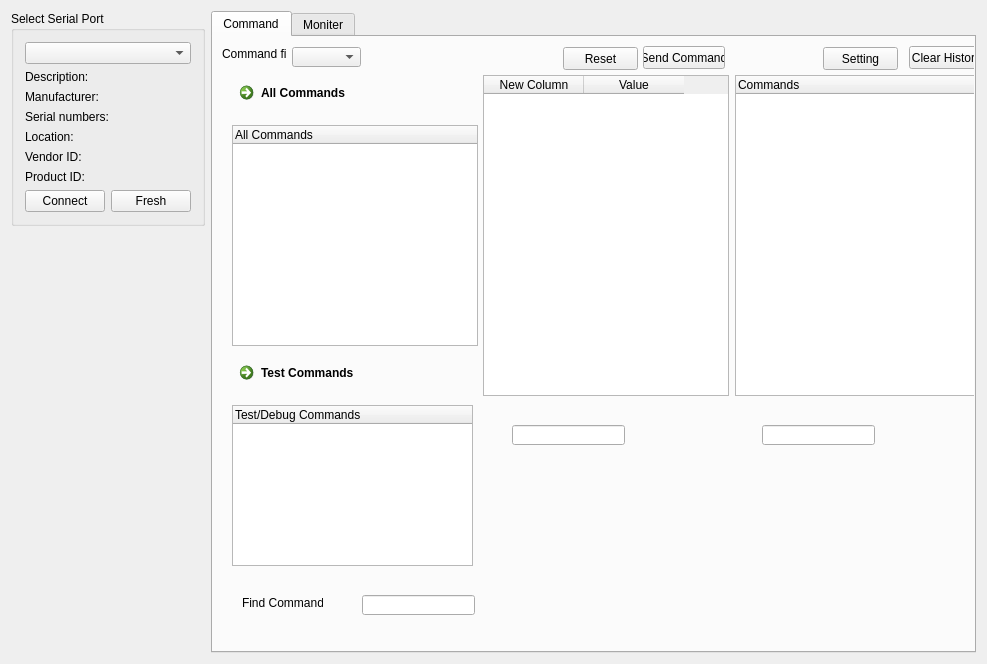
<?xml version="1.0" encoding="UTF-8"?>
<ui version="4.0">
 <class>FLZigbeeMonitor</class>
 <widget class="QWidget" name="FLZigbeeMonitor">
  <property name="geometry">
   <rect>
    <x>0</x>
    <y>0</y>
    <width>987</width>
    <height>664</height>
   </rect>
  </property>
  <property name="windowTitle">
   <string>FLZigbeeMonitor</string>
  </property>
  <layout class="QGridLayout" name="gridLayout_4">
   <item row="0" column="1" rowspan="2">
    <widget class="QTabWidget" name="tabTest">
     <property name="sizePolicy">
      <sizepolicy hsizetype="Expanding" vsizetype="Expanding">
       <horstretch>1</horstretch>
       <verstretch>0</verstretch>
      </sizepolicy>
     </property>
     <property name="currentIndex">
      <number>0</number>
     </property>
     <widget class="QWidget" name="tab">
      <attribute name="title">
       <string>Command</string>
      </attribute>
      <widget class="QWidget" name="widget_contain" native="true">
       <property name="geometry">
        <rect>
         <x>9</x>
         <y>38</y>
         <width>768</width>
         <height>544</height>
        </rect>
       </property>
       <widget class="QTableWidget" name="tableWidget">
        <property name="geometry">
         <rect>
          <x>261</x>
          <y>0</y>
          <width>246</width>
          <height>321</height>
         </rect>
        </property>
        <property name="sizePolicy">
         <sizepolicy hsizetype="Expanding" vsizetype="Expanding">
          <horstretch>0</horstretch>
          <verstretch>0</verstretch>
         </sizepolicy>
        </property>
        <property name="lineWidth">
         <number>3</number>
        </property>
        <property name="showGrid">
         <bool>false</bool>
        </property>
        <attribute name="verticalHeaderVisible">
         <bool>false</bool>
        </attribute>
        <column>
         <property name="text">
          <string>New Column</string>
         </property>
        </column>
        <column>
         <property name="text">
          <string>Value</string>
         </property>
        </column>
       </widget>
       <widget class="QTreeWidget" name="treeWidget">
        <property name="geometry">
         <rect>
          <x>10</x>
          <y>50</y>
          <width>246</width>
          <height>221</height>
         </rect>
        </property>
        <property name="sizeAdjustPolicy">
         <enum>QAbstractScrollArea::AdjustIgnored</enum>
        </property>
        <property name="expandsOnDoubleClick">
         <bool>false</bool>
        </property>
        <column>
         <property name="text">
          <string notr="true">All Commands</string>
         </property>
        </column>
       </widget>
       <widget class="QTreeWidget" name="treeWidget_2">
        <property name="geometry">
         <rect>
          <x>513</x>
          <y>0</y>
          <width>246</width>
          <height>321</height>
         </rect>
        </property>
        <column>
         <property name="text">
          <string>Commands</string>
         </property>
        </column>
       </widget>
       <widget class="QTreeWidget" name="tree_comm_mostused">
        <property name="geometry">
         <rect>
          <x>10</x>
          <y>330</y>
          <width>241</width>
          <height>161</height>
         </rect>
        </property>
        <property name="mouseTracking">
         <bool>true</bool>
        </property>
        <property name="contextMenuPolicy">
         <enum>Qt::CustomContextMenu</enum>
        </property>
        <property name="expandsOnDoubleClick">
         <bool>false</bool>
        </property>
        <column>
         <property name="text">
          <string>Test/Debug Commands</string>
         </property>
        </column>
       </widget>
       <widget class="QLineEdit" name="le_comm">
        <property name="geometry">
         <rect>
          <x>290</x>
          <y>350</y>
          <width>113</width>
          <height>20</height>
         </rect>
        </property>
        <property name="readOnly">
         <bool>true</bool>
        </property>
       </widget>
       <widget class="QLineEdit" name="le_data">
        <property name="geometry">
         <rect>
          <x>540</x>
          <y>350</y>
          <width>113</width>
          <height>20</height>
         </rect>
        </property>
       </widget>
       <widget class="QLabel" name="lb_find">
        <property name="geometry">
         <rect>
          <x>20</x>
          <y>520</y>
          <width>81</width>
          <height>16</height>
         </rect>
        </property>
        <property name="text">
         <string>Find Command</string>
        </property>
       </widget>
       <widget class="QLineEdit" name="le_find">
        <property name="geometry">
         <rect>
          <x>140</x>
          <y>520</y>
          <width>113</width>
          <height>20</height>
         </rect>
        </property>
       </widget>
       <widget class="QCommandLinkButton" name="p_expand_all">
        <property name="geometry">
         <rect>
          <x>10</x>
          <y>0</y>
          <width>185</width>
          <height>41</height>
         </rect>
        </property>
        <property name="styleSheet">
         <string notr="true">border-color: rgb(85, 170, 0);
border-color: rgb(85, 85, 0);</string>
        </property>
        <property name="text">
         <string>All Commands</string>
        </property>
        <property name="icon">
         <iconset resource="firelink.qrc">
          <normaloff>:/firelink/Resources/icons/play-button.png</normaloff>:/firelink/Resources/icons/play-button.png</iconset>
        </property>
       </widget>
       <widget class="QCommandLinkButton" name="pb_eapand_mostly">
        <property name="geometry">
         <rect>
          <x>10</x>
          <y>280</y>
          <width>185</width>
          <height>41</height>
         </rect>
        </property>
        <property name="text">
         <string>Test Commands</string>
        </property>
        <property name="icon">
         <iconset resource="firelink.qrc">
          <normaloff>:/firelink/Resources/icons/play-button.png</normaloff>:/firelink/Resources/icons/play-button.png</iconset>
        </property>
       </widget>
      </widget>
      <widget class="QPushButton" name="pb_clear_history">
       <property name="geometry">
        <rect>
         <x>696</x>
         <y>9</y>
         <width>75</width>
         <height>23</height>
        </rect>
       </property>
       <property name="sizePolicy">
        <sizepolicy hsizetype="Fixed" vsizetype="Fixed">
         <horstretch>0</horstretch>
         <verstretch>0</verstretch>
        </sizepolicy>
       </property>
       <property name="text">
        <string>Clear History</string>
       </property>
      </widget>
      <widget class="QLabel" name="label_2">
       <property name="geometry">
        <rect>
         <x>9</x>
         <y>9</y>
         <width>64</width>
         <height>16</height>
        </rect>
       </property>
       <property name="sizePolicy">
        <sizepolicy hsizetype="Fixed" vsizetype="Preferred">
         <horstretch>0</horstretch>
         <verstretch>0</verstretch>
        </sizepolicy>
       </property>
       <property name="text">
        <string>Command file</string>
       </property>
      </widget>
      <widget class="QComboBox" name="comboBox">
       <property name="geometry">
        <rect>
         <x>79</x>
         <y>10</y>
         <width>69</width>
         <height>20</height>
        </rect>
       </property>
      </widget>
      <widget class="QPushButton" name="pbSend_comm">
       <property name="geometry">
        <rect>
         <x>430</x>
         <y>9</y>
         <width>82</width>
         <height>23</height>
        </rect>
       </property>
       <property name="sizePolicy">
        <sizepolicy hsizetype="Fixed" vsizetype="Fixed">
         <horstretch>0</horstretch>
         <verstretch>0</verstretch>
        </sizepolicy>
       </property>
       <property name="text">
        <string>Send Command</string>
       </property>
      </widget>
      <widget class="QPushButton" name="pb_reset">
       <property name="geometry">
        <rect>
         <x>350</x>
         <y>10</y>
         <width>75</width>
         <height>23</height>
        </rect>
       </property>
       <property name="sizePolicy">
        <sizepolicy hsizetype="Fixed" vsizetype="Fixed">
         <horstretch>0</horstretch>
         <verstretch>0</verstretch>
        </sizepolicy>
       </property>
       <property name="text">
        <string>Reset</string>
       </property>
      </widget>
      <widget class="QPushButton" name="pb_history_setting">
       <property name="geometry">
        <rect>
         <x>610</x>
         <y>10</y>
         <width>75</width>
         <height>23</height>
        </rect>
       </property>
       <property name="sizePolicy">
        <sizepolicy hsizetype="Fixed" vsizetype="Fixed">
         <horstretch>0</horstretch>
         <verstretch>0</verstretch>
        </sizepolicy>
       </property>
       <property name="text">
        <string>Setting</string>
       </property>
      </widget>
     </widget>
     <widget class="QWidget" name="tab_2">
      <attribute name="title">
       <string>Moniter</string>
      </attribute>
      <layout class="QGridLayout" name="gridLayout">
       <item row="0" column="0">
        <widget class="QTableWidget" name="tb_monitor">
         <column>
          <property name="text">
           <string>TimeStamp</string>
          </property>
         </column>
         <column>
          <property name="text">
           <string>Channel</string>
          </property>
         </column>
         <column>
          <property name="text">
           <string>Length</string>
          </property>
         </column>
         <column>
          <property name="text">
           <string>Stack</string>
          </property>
         </column>
         <column>
          <property name="text">
           <string>Layer</string>
          </property>
         </column>
         <column>
          <property name="text">
           <string>Message</string>
          </property>
         </column>
         <column>
          <property name="text">
           <string>MAC Source</string>
          </property>
         </column>
         <column>
          <property name="text">
           <string>MAC Destination</string>
          </property>
         </column>
         <column>
          <property name="text">
           <string>MAC Sequence</string>
          </property>
         </column>
         <column>
          <property name="text">
           <string>Information</string>
          </property>
         </column>
        </widget>
       </item>
      </layout>
     </widget>
    </widget>
   </item>
   <item row="1" column="0">
    <spacer name="verticalSpacer">
     <property name="orientation">
      <enum>Qt::Vertical</enum>
     </property>
     <property name="sizeHint" stdset="0">
      <size>
       <width>20</width>
       <height>246</height>
      </size>
     </property>
    </spacer>
   </item>
   <item row="0" column="0">
    <widget class="QGroupBox" name="serialPortInfoBox">
     <property name="title">
      <string>Select Serial Port</string>
     </property>
     <layout class="QGridLayout" name="gridLayout_3">
      <item row="0" column="0" colspan="2">
       <widget class="QComboBox" name="serialPortBox"/>
      </item>
      <item row="7" column="0">
       <widget class="QPushButton" name="pbConnect">
        <property name="sizePolicy">
         <sizepolicy hsizetype="Fixed" vsizetype="Fixed">
          <horstretch>0</horstretch>
          <verstretch>0</verstretch>
         </sizepolicy>
        </property>
        <property name="text">
         <string>Connect</string>
        </property>
       </widget>
      </item>
      <item row="7" column="1">
       <widget class="QPushButton" name="pbFresh">
        <property name="sizePolicy">
         <sizepolicy hsizetype="Fixed" vsizetype="Fixed">
          <horstretch>0</horstretch>
          <verstretch>0</verstretch>
         </sizepolicy>
        </property>
        <property name="text">
         <string>Fresh</string>
        </property>
       </widget>
      </item>
      <item row="1" column="0" colspan="2">
       <widget class="QLabel" name="descriptionLabel">
        <property name="text">
         <string>Description:</string>
        </property>
       </widget>
      </item>
      <item row="2" column="0" colspan="2">
       <widget class="QLabel" name="manufacturerLabel">
        <property name="text">
         <string>Manufacturer: </string>
        </property>
       </widget>
      </item>
      <item row="3" column="0" colspan="2">
       <widget class="QLabel" name="serialNumberLabel">
        <property name="text">
         <string>Serial numbers: </string>
        </property>
       </widget>
      </item>
      <item row="4" column="0" colspan="2">
       <widget class="QLabel" name="locationLabel">
        <property name="text">
         <string>Location:</string>
        </property>
       </widget>
      </item>
      <item row="5" column="0" colspan="2">
       <widget class="QLabel" name="vendorIDLabel">
        <property name="text">
         <string>Vendor ID:</string>
        </property>
       </widget>
      </item>
      <item row="6" column="0" colspan="2">
       <widget class="QLabel" name="productIDLabel">
        <property name="text">
         <string>Product ID:</string>
        </property>
       </widget>
      </item>
     </layout>
    </widget>
   </item>
  </layout>
 </widget>
 <layoutdefault spacing="6" margin="11"/>
 <resources>
  <include location="firelink.qrc"/>
 </resources>
 <connections>
  <connection>
   <sender>pbSend_comm</sender>
   <signal>clicked()</signal>
   <receiver>FLZigbeeMonitor</receiver>
   <slot>on_send_command()</slot>
   <hints>
    <hint type="sourcelabel">
     <x>205</x>
     <y>80</y>
    </hint>
    <hint type="destinationlabel">
     <x>404</x>
     <y>331</y>
    </hint>
   </hints>
  </connection>
  <connection>
   <sender>pb_clear_history</sender>
   <signal>clicked()</signal>
   <receiver>FLZigbeeMonitor</receiver>
   <slot>on_clear_history()</slot>
   <hints>
    <hint type="sourcelabel">
     <x>290</x>
     <y>80</y>
    </hint>
    <hint type="destinationlabel">
     <x>404</x>
     <y>331</y>
    </hint>
   </hints>
  </connection>
 </connections>
 <slots>
  <slot>on_send_command()</slot>
  <slot>on_clear_history()</slot>
  <slot>onStartDevice()</slot>
  <slot>onOpenJob()</slot>
  <slot>onOpenFW()</slot>
  <slot>onWriteFW()</slot>
  <slot>onCancelFW()</slot>
 </slots>
</ui>
